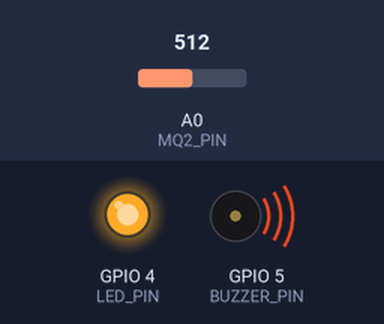
This sketch was run on a simulated ESP8266 (NodeMCU). On the bench: output pins drawn as LEDs (lit = HIGH), buzzer (waves = sounding). Dashed ring = blinking. Inputs (shaded band) come from the test bench; at power-on: A0 (MQ2_PIN) = 512. WiFi joins after 1.5 s; servers stay silent unless stated; uploads are accepted with an empty reply; what the sketch prints to the serial monitor is not drawn.

Above: at 2.7 s.
2.8 s: A0 (MQ2_PIN) set to 408
8.7 s: A0 (MQ2_PIN) set to 393
At 13.6 s:
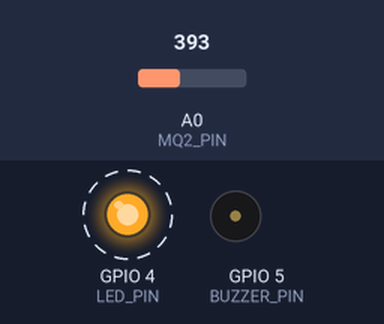
18.0 s: A0 (MQ2_PIN) set to 410
At 18.5 s:
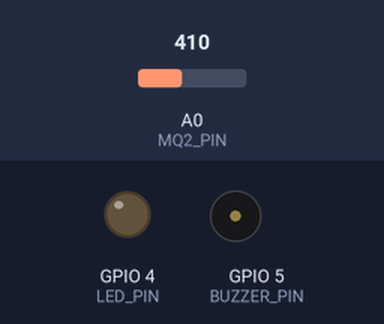
Timing chart, 0 to 21.0 s (numbered marks = the images above; inputs shaded):
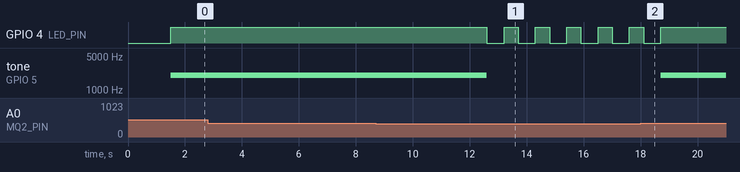

The sketch:

SmokeGuard.ino
```cpp
#include <ESP8266WiFi.h>
#include <WiFiClientSecure.h>
#include <ESP8266HTTPClient.h>

#define MQ2_PIN A0
#define BUZZER_PIN 5  // D1 = GPIO5
#define LED_PIN 4     // D2 = GPIO4

// Wi-Fi credentials
const char* ssid = "Amir Hajipoor";
const char* password = "webdeveloper";

// Backend API
const char* backendEndpoint = "https://fire-detector.liara.run/v1/reports";
const String bearerToken = "2|HFqtO8f9aptOYZUc7h29aT8XIwuj8jZQF0dSlDE1cfd16710";

// Threshold
const int smokeThreshold = 400;

void setup() {
  pinMode(BUZZER_PIN, OUTPUT);
  pinMode(LED_PIN, OUTPUT);
  digitalWrite(BUZZER_PIN, LOW);
  digitalWrite(LED_PIN, LOW);

  Serial.begin(9600);

  WiFi.begin(ssid, password);
  Serial.print("Connecting to Wi-Fi");

  while (WiFi.status() != WL_CONNECTED) {
    delay(500);
    Serial.print(".");
  }

  Serial.println("\nWi-Fi connected!");
}

void loop() {
  int mq2Value = analogRead(MQ2_PIN);
  Serial.print("Gas value: ");
  Serial.println(mq2Value);

  if (mq2Value > smokeThreshold) {
    digitalWrite(LED_PIN, HIGH);
    tone(BUZZER_PIN, 2000); // Alert sound

    if (WiFi.status() == WL_CONNECTED) {
      WiFiClientSecure client;
      client.setInsecure(); // ⚠️ Disable SSL check (for development only)

      HTTPClient https;

      if (https.begin(client, backendEndpoint)) {
        https.addHeader("Content-Type", "application/json");
        https.addHeader("Accept", "application/json");
        https.addHeader("Authorization", "Bearer " + bearerToken);

        String jsonPayload = "{\"value\":" + String(mq2Value) + "}";
        int httpCode = https.POST(jsonPayload);

        if (httpCode > 0) {
          Serial.print("Response code: ");
          Serial.println(httpCode);
          String response = https.getString();
          Serial.println("Server response: " + response);
        } else {
          Serial.print("POST failed. Error: ");
          Serial.println(https.errorToString(httpCode));
        }

        https.end();
      } else {
        Serial.println("HTTPS connection failed");
      }

      delay(5000); // cooldown to avoid spamming server
    } else {
      Serial.println("Wi-Fi disconnected");
    }

  } else {
    digitalWrite(LED_PIN, HIGH);
    delay(500);
    digitalWrite(LED_PIN, LOW);
    noTone(BUZZER_PIN);
    delay(500);
  }

  delay(100);
}
```

Measured:
- the behaviour switches between 401 and 400 on A0 (MQ2_PIN) (found by bisection; images 0 and 1)
- after the input at 2.8 s, every drawn part: stays the same
- after the input at 8.7 s, GPIO 4 (LED_PIN): alternates HIGH for 0.50 s and LOW for 0.60 s, starting after 3.9 s; tone on GPIO 5 (BUZZER_PIN): 2000 Hz → silent after 3.9 s
- after the input at 18.0 s, GPIO 4 (LED_PIN): goes on until 18.7 s, then stays HIGH; tone on GPIO 5 (BUZZER_PIN): silent → 2000 Hz after 0.71 s
